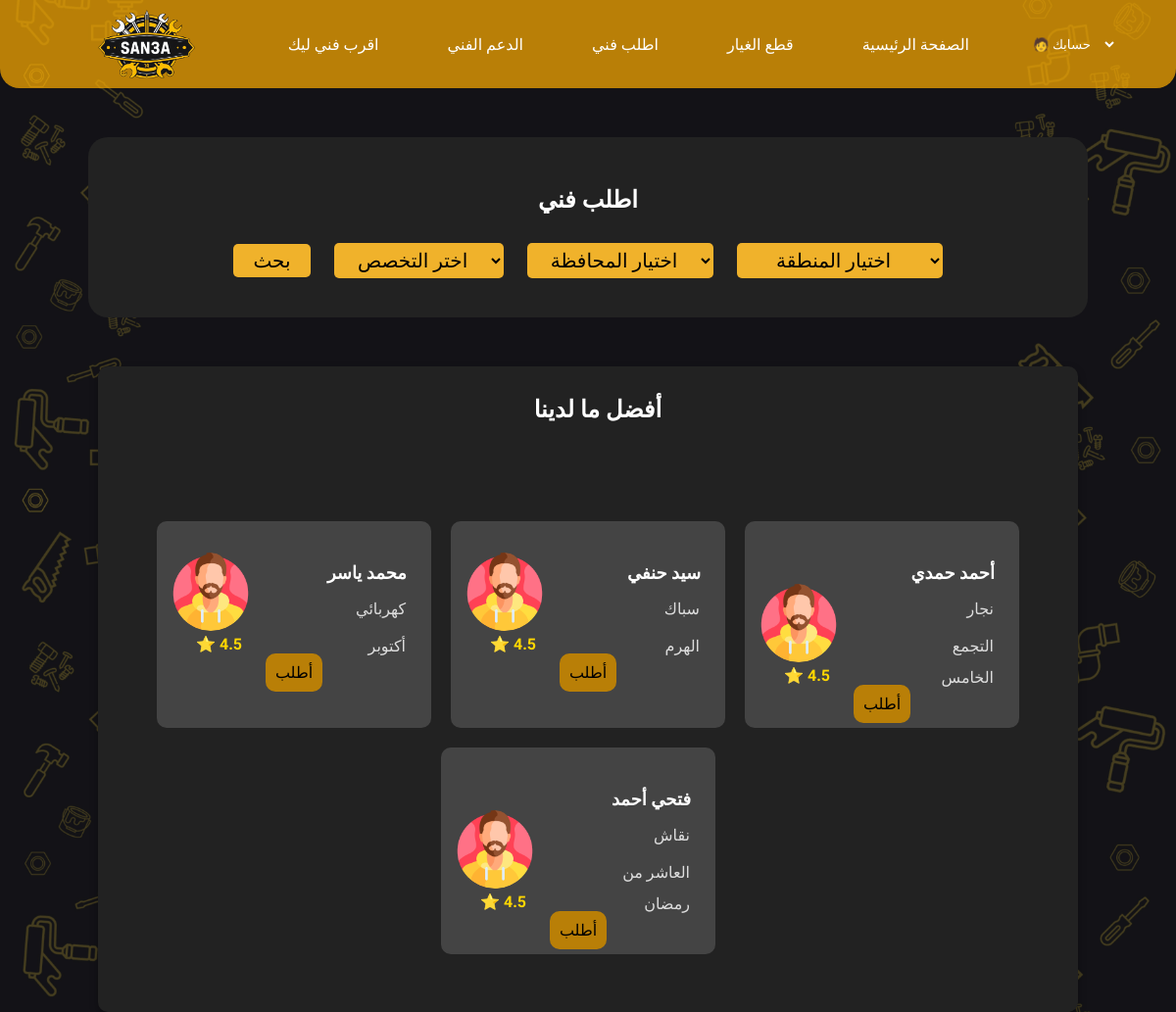
The app's page /Technicians.php (signed in) with its own data.
### tables this page shows
CREATE TABLE `technicians` (
  `user_id` int(11) NOT NULL,
  `rating` decimal(3,2) DEFAULT 5.00,
  `visit_price` decimal(10,2) DEFAULT 200.00,
  `area` varchar(50) DEFAULT NULL,
  `province` varchar(50) DEFAULT 'القاهرة',
  `specialty` varchar(50) DEFAULT 'كهربائي',
  `work_hours` text DEFAULT 'من 5 الى 9',
  `tech_id` int(50) NOT NULL
);

CREATE TABLE `users` (
  `user_id` int(11) NOT NULL,
  `first_name` varchar(50) NOT NULL,
  `last_name` varchar(50) NOT NULL,
  `email` varchar(100) NOT NULL,
  `phone` varchar(15) DEFAULT NULL,
  `password` varchar(255) NOT NULL,
  `national_id` varchar(20) DEFAULT NULL,
  `user_type` enum('client','technician') NOT NULL,
  `address` text DEFAULT NULL,
  `created_at` timestamp NOT NULL DEFAULT current_timestamp()
);

### Technicians.php (the view, shortened to what this page needs)
<?php
    include "DBconn/conn.php";
    if(isset($_POST['BtnSearch'])){
        $specialtySelect = isset($_POST['specialty']) ? $_POST['specialty'] : "%";
        $provinceSelect  = isset($_POST['province']) ? $_POST['province'] : "%";
        $areaSelect      = isset($_POST['area']) ? $_POST['area'] : "%";
        $SearchQuery = "SELECT users.first_name,users.last_name,users.user_id,technicians.specialty,technicians.province,technicians.area,technicians.visit_price,technicians.work_hours
                        FROM technicians
                        JOIN users ON users.user_id = technicians.user_id
                        WHERE technicians.specialty LIKE '$specialtySelect'
                        AND technicians.province LIKE '$provinceSelect'
                        AND technicians.area LIKE '$areaSelect'";
        $result = mysqli_query($conn,$SearchQuery);
    }else{
        $SearchQuery = "SELECT users.first_name,users.last_name,users.user_id,technicians.specialty,technicians.province,technicians.area,technicians.visit_price,technicians.work_hours
        FROM technicians
        JOIN users ON users.user_id = technicians.user_id";
    $result = mysqli_query($conn,$SearchQuery);
}
?>
<!DOCTYPE html>
<html lang="en">
<head>
    <link rel="stylesheet" href="./style/Technical Order.css">
</head>
<body>
    <form method="POST">
        <div class="search-section">
            <h2>اطلب فني</h2>
            <div class="filters">
                <button onclick="searchTechnicians()" name="BtnSearch" type="submit">بحث</button>
                <select id="specialty" name="specialty">
                <option value=" " disabled selected>اختر التخصص</option>
                </select>
            <select id="province" name="province">
                <option disabled selected>اختيار المحافظة</option>
            </select>
            <select id="area" name="area">
                <option disabled selected>اختيار المنطقة</option>
            </select>
            </div>
        </div>
    </form>
    <div class="technicians">
        <h2>أفضل ما لدينا</h2>
        <div id="technicians-list" class="cards">
        <?php
            if(isset($result)){
                while ($row = mysqli_fetch_assoc($result)) {
                    echo '<div class="card">
                            <div class="right">
                                <h3>' . $row['first_name'] . ' ' . $row['last_name'] . '</h3>
                                <p>' . $row['specialty'] . '</p>
                                <p>' . $row['area'] . '</p>
                            </div>
                            <div class="left">
                                <a href="#"><img src="Resorces/man.png" alt="فني"></a>
                                <div class="rating">⭐ 4.5</div>
                            </div>
                            <div class="middle">
                                <a class="order" href="order.php?id='.$row['user_id'].'">أطلب</a>
                            </div>
                        </div>';
                }
            }
        ?>
            <br><br>
        </div>
        <br>
    </div>
</body>
</html>

### style/Technical Order.css (style rules this page uses)
body { background: url(../Resorces/background.jpg); font-family: "Tajawal", sans-serif; background-repeat: no-repeat; background-position: absolute; background-size: cover; height:100vh; margin: 0px; }
.header { display: flex; justify-content: space-between; align-items: center; padding: 20px 60px; background-color: rgba(255, 174, 0, 0.7); border-radius: 0 0 20px 20px; height: 50px; }
.logo { width: 99px; padding: 0px 40px; }
.link { display: flex; gap: 30px; font-size: 16px; }
.link a { text-decoration: none; padding: 4px 20px; color: #fff; }
.search-section { background-color: #222; padding: 30px; text-align: center; color: white; margin: 50px auto; width: 80%; border-radius: 20px; }
.filters select, .filters button { margin: 10px; padding: 10px; background-color: #f0b22b; border: none; padding: 5px 20px; border-radius: 5px; cursor: pointer; font-size: 20px; font-family: "Tajawal", sans-serif; text-align: center; }
.technicians { background: #222; padding: 20px; border-radius: 10px; box-shadow: 0px 4px 8px rgba(0, 0, 0, 0.3); margin: 20px auto; width: 80%; text-align: right; }
.technicians h2 { color:white; margin-top: 10px; margin-bottom: 20px; margin-right:-20px; }
.cards { display: flex; flex-wrap: wrap; grid-template-columns: repeat(auto-fit, minmax(300px, 1fr)); justify-content: center; gap: 20px; padding: 20px; }
.card { background: #444; padding: 15px; border-radius: 10px; width: 250px; text-align: center; position: relative; color: white; }
.card img { width: 80px; height: 80px; border-radius: 50%; }
.left { display: flex; flex-direction:column; align-items: flex-start; margin-right: 5px; margin-top: -115px; margin-bottom: 10px; width: 95px; }
.rating { font-size: 16px; color: gold; font-weight: bold; display: flex; align-items: center; gap: 5px; margin: 0; margin-left: 25px; }
.right { display: flex; flex-direction: column; text-align: right; flex: 1; margin-top: 20px; margin-left: 140px; line-height: 2; width: 100px; }
.right h3 { margin: 0; padding: 0; font-size: 18px; font-weight: bold; }
.right p { margin: 3px; margin-right: 1px; padding: 0; font-size: 14px bold; color: #ddd; }
h2 { text-align: center; color: white; }
.manage { font-family: "Tajawal", sans-serif; background: none; border: none; color: white; }
option { background-color: rgb(212, 138, 0); text-align: center; border-radius: 30px; }

### Technicians.php (style rules this page uses)
a.order { padding: 10px; color: black; border-radius: 10px; background-color: #b97f07; text-decoration: none; }

### records on screen
technicians: user_id.first_name "محمد", user_id.last_name "ياسر", specialty "كهربائي", area "أكتوبر"
technicians: user_id.first_name "سيد", user_id.last_name "حنفي", specialty "سباك", area "الهرم"
technicians: user_id.first_name "أحمد", user_id.last_name "حمدي", specialty "نجار", area "التجمع الخامس"
technicians: user_id.first_name "فتحي", user_id.last_name "أحمد", specialty "نقاش", area "العاشر من رمضان"
